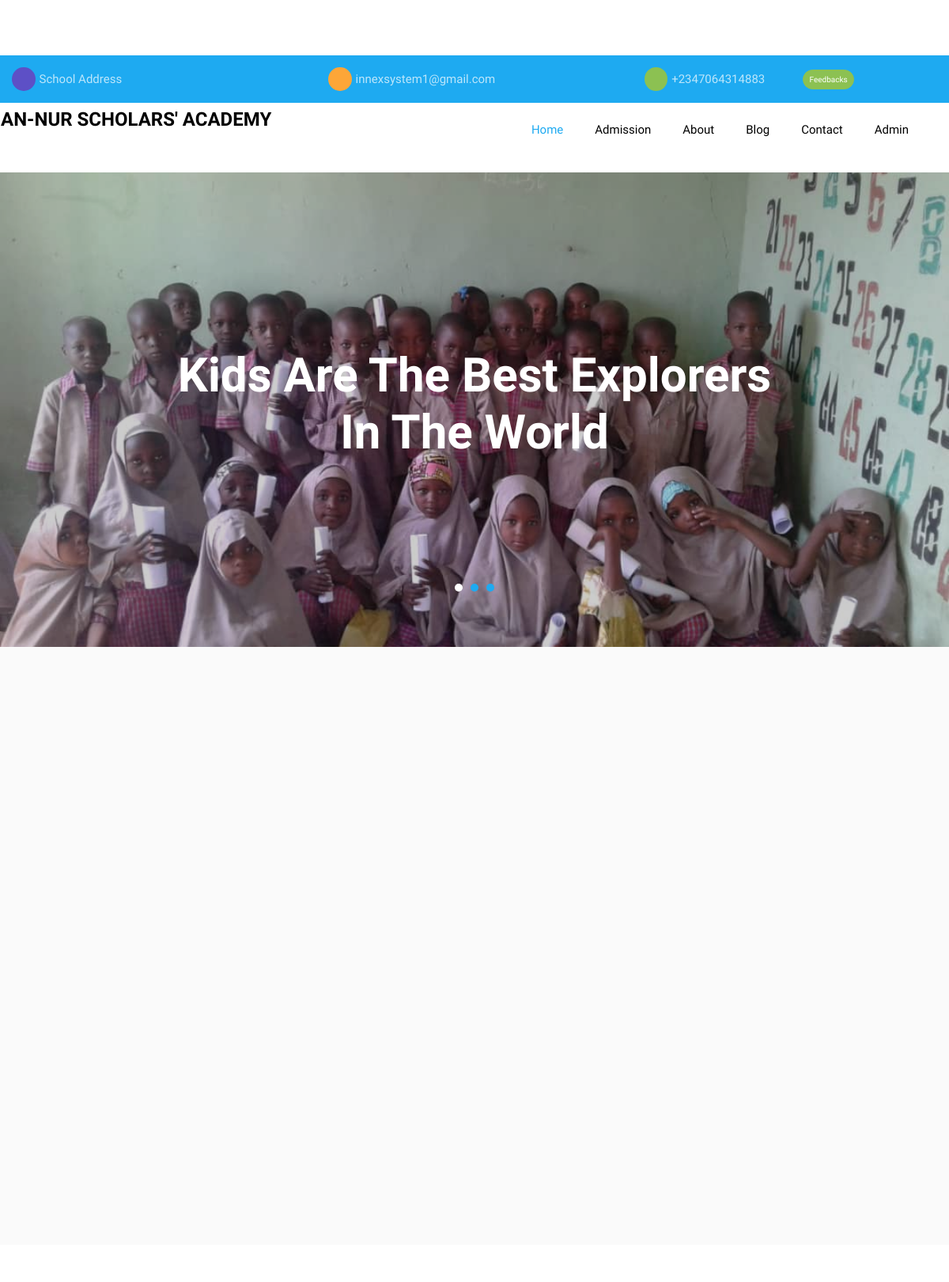
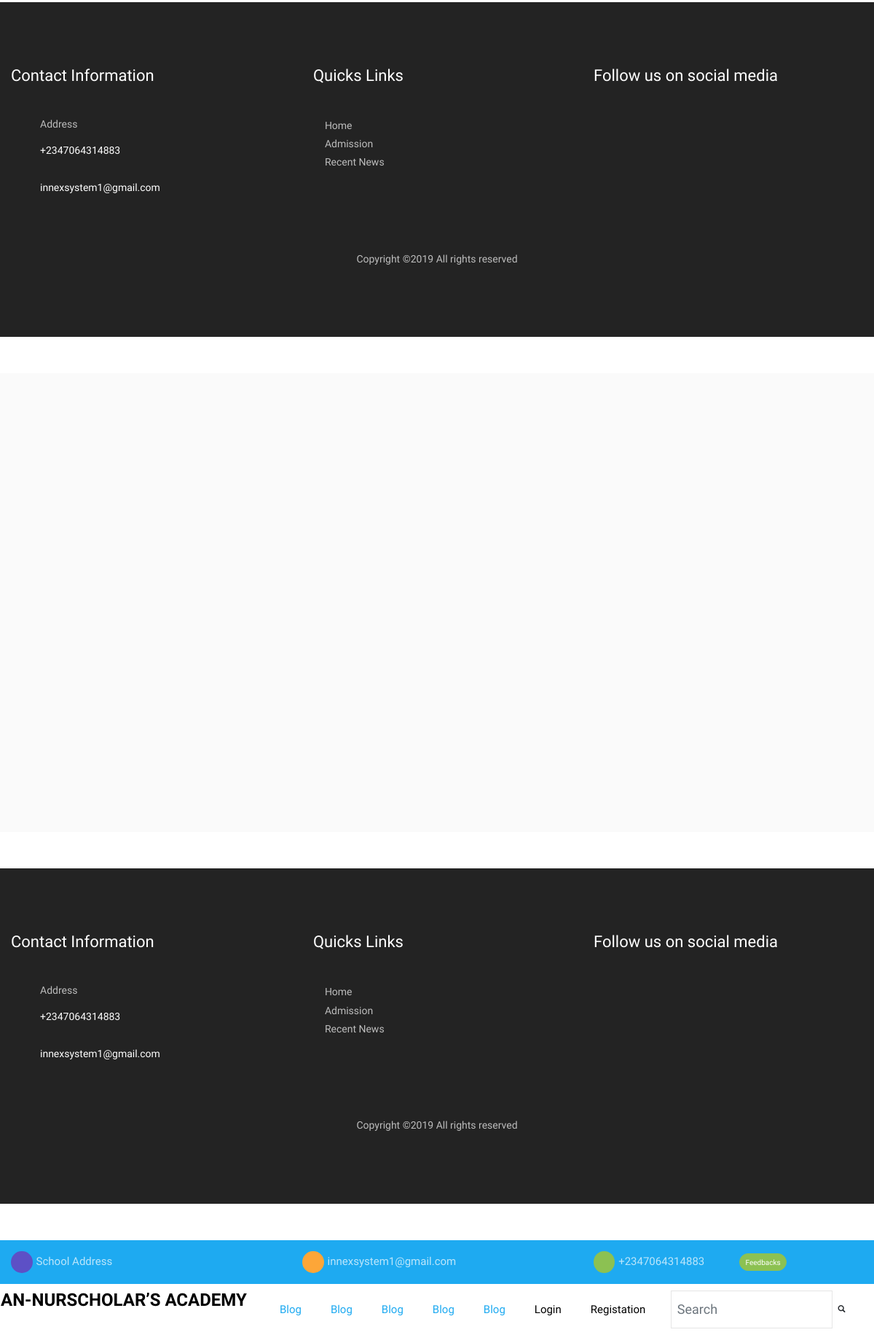
The page /template.php (upper part) on the database its author committed (2 pictures, top to bottom).
### tables this page shows
CREATE TABLE `settings` (
  `id` int(3) NOT NULL,
  `css` varchar(30) NOT NULL,
  `admin_access` varchar(30) NOT NULL,
  `site_status` varchar(30) NOT NULL,
  `url` varchar(30) NOT NULL,
  `admin_id` int(1) NOT NULL,
  `email` varchar(50) NOT NULL,
  `address` varchar(255) NOT NULL,
  `phone` varchar(20) NOT NULL,
  `fb` varchar(100) NOT NULL,
  `tw` varchar(100) NOT NULL,
  `ins` varchar(100) NOT NULL
);

CREATE TABLE `sliders` (
  `slider_id` int(11) NOT NULL,
  `slider_caption` text NOT NULL,
  `slider_date` varchar(225) NOT NULL,
  `slider_image` varchar(225) NOT NULL
);

CREATE TABLE `categories` (
  `cat_id` int(11) NOT NULL,
  `cat_title` varchar(255) NOT NULL,
  `cat_image` varchar(255) NOT NULL DEFAULT 'no_category.png'
);

### includes/db.php (called while the page is built, shortened)
<?php
$connection = mysqli_connect(DB_HOST,DB_USER,DB_PASS,DB_NAME);
$query = "SELECT * FROM settings";
$select_all_settings = mysqli_query($connection, $query);
while ($row = mysqli_fetch_assoc($select_all_settings)) {
    $siteemail = $row['email'];
    $siteaddress = $row['address'];
    $sitephone = $row['phone'];
}

### slider.php (the view)
<?php
$query = "SELECT * FROM sliders";
$select_all_slides = mysqli_query($connection, $query);
?>
<section class="home-slider owl-carousel">
    <?php
    while ($row = mysqli_fetch_assoc($select_all_slides)) {
        $slider_caption = $row['slider_caption'];
        $slider_image = $row['slider_image'];
        ?>
    <div class="slider-item" style="background-image:url(images/slider/<?php echo $slider_image; ?>);">
        <div class="overlay"></div>
        <div class="container">
            <div class="row no-gutters slider-text align-items-center justify-content-center"
                data-scrollax-parent="true">
                <div class="col-md-8 text-center ftco-animate">
                    <h1 class="mb-4"><?php echo $slider_caption; ?></span></h1>
                </div>
            </div>
        </div>
    </div>
    <?php
    }
    ?>
</section>

### includes/topbar.php (shortened to what this page needs)
<div class="py-4 bg-primary">
    <div class="container">
        <div class="row no-gutters d-flex align-items-start align-items-center px-3 px-md-0">
            <div class="col-lg-12 d-block">
                <div class="row d-flex">
                    <div class="col-md-4 pr-4 d-flex topper align-items-center">
                        <div class="icon bg-fifth mr-2 d-flex justify-content-center align-items-center"><span
                                class="icon-map"></span></div>
                        <span class="text"><?php echo $siteaddress; ?></span>
                    </div>
                    <div class="col-md-4 pr-4 d-flex topper align-items-center">
                        <div class="icon bg-secondary mr-2 d-flex justify-content-center align-items-center"><span
                                class="icon-paper-plane"></span></div>
                        <span class="text"><?php echo $siteemail; ?></span>
                    </div>
                    <div class="col-md-2 pr-2 d-flex topper align-items-center">
                        <div class="icon bg-tertiary mr-2 d-flex justify-content-center align-items-center"><span
                                class="icon-phone2"></span></div>
                        <span class="text"><?php echo $sitephone; ?></span>
                    </div>
                    <div class="col-md-2 pr-2 d-flex topper align-items-center">
                        <span class="text"><button type="button" class="btn btn-tertiary" data-toggle="modal"
                                data-target="#exampleModal">Feedbacks</button></span>
                    </div>
                </div>
            </div>
        </div>
    </div>
</div>

### includes/footer.php (shortened to what this page needs)
<footer class="ftco-footer ftco-bg-dark ftco-section">
    <div class="container">
        <div class="row mb-5">
            <div class="col-sm-6 col-md-4">
                <div class="ftco-footer-widget mb-5">
                    <h2 class="ftco-heading-2">Contact Information</h2>
                    <div class="block-23 mb-3">
                        <ul>
                            <li><span class="icon icon-map-marker"></span><span class="text">Address</span></li>
                            <li><a href="#"><span class="icon icon-phone"></span><span
                                        class="text"><?php echo $sitephone; ?></span></a></li>
                            <li><a href="#"><span class="icon icon-envelope"></span><span
                                        class="text"><?php echo $siteemail; ?></span></a></li>
                        </ul>
                    </div>
                </div>
            </div>
            <div class="col-sm-6 col-md-4">
                <div class="ftco-footer-widget mb-5 ml-md-4">
                    <h2 class="ftco-heading-2">Quicks Links</h2>
                    <ul class="list-unstyled">
                        <li><a href="index.php"><span class="ion-ios-arrow-round-forward mr-2"></span>Home</a></li>
                        <li><a href="admission.php"><span class="ion-ios-arrow-round-forward mr-2"></span>Admission</a>
                        </li>
                        <li><a href="blog.php"><span class="ion-ios-arrow-round-forward mr-2"></span>Recent News</a>
                        </li>
                    </ul>
                </div>
            </div>
            <div class="col-sm-6 col-md-3">
                <div class="ftco-footer-widget mb-5">
                    <h2 class="ftco-heading-2 mb-0">Follow us on social media</h2>
                    <ul class="ftco-footer-social list-unstyled float-md-left float-lft mt-3">
                    </ul>
                </div>
            </div>
        </div>
    </div>
    <div class="row">
        <div class="col-md-12 text-center">
            <p>
                Copyright &copy; All rights reserved </a>
            </p>
        </div>
    </div>
</footer>
</body>
</html>

### includes/navigation.php (shortened to what this page needs)
<?php include('topbar.php'); ?>
<nav class="navbar navbar-expand-lg navbar-dark bg-dark ftco_navbar ftco-navbar-light" role="navigation">
    <div class="container  d-flex align-items-center">
        <a class="navbar-brand" href="index.php">AN-NURSCHOLAR’S ACADEMY</a>
        <div class="collapse navbar-collapse" id="ftco-nav"">
            <ul class=" navbar-nav ml-auto">
            <?php
            $query = "SELECT * FROM categories ORDER BY cat_id DESC LIMIT 5";
            $select_all_categories_query = mysqli_query($connection, $query);
            while ($row = mysqli_fetch_assoc($select_all_categories_query)) {
                echo "<li class='nav-item active'><a href='blog.php' class='nav-link'>Blog</a></li>";
            }
            $login_class = '';
            $reg_class = '';
            ?>
            <?php
            if (isset($_SESSION['user_role'])) {
                $user_role = $_SESSION['user_role'];
                if ($user_role == 'admin') {
                    echo "<li class='nav-item' ><a href='admin/index.php' class='nav-link'>Admin Panel</a></li>";
                } elseif (isset($_SESSION['user_role'])) {
                    $user_role = $_SESSION['user_role'];
                    if ($user_role == 'subscriber') {
                        echo "<li class='nav-item'><a href='users/index.php' class='nav-link'>User Panel</a></li>";
                    }
                }
            } else {
                echo "<li class='nav-item $login_class'><a href='login.php' class='nav-link'>Login</a></li>";
                echo "<li class='nav-item $reg_class'><a href='registration.php' class='nav-link'>Registation</a></li>";
            }
            ?>
            </ul>
            <form class="navbar-form navbar-right" action="search.php" method="post">
                <div class="input-group">
                    <input type="text" class="form-control" name="search" placeholder="Search">
                    <div class="input-group-btn">
                        <button class="btn btn-default" type="submit" name="search_submit">
                            <i class="glyphicon glyphicon-search"></i>
                        </button>
                    </div>
                </div>
            </form>
        </div>
    </div>
</nav>

### css/icomoon.css (style rules this page uses)
[class^="icon-"], [class*=" icon-"] { font-family: 'icomoon' !important; speak: none; font-style: normal; font-weight: normal; font-variant: normal; text-transform: none; line-height: 1; -webkit-font-smoothing: antialiased; -moz-osx-font-smoothing: grayscale; }
.icon-map-marker:before { content: "\f041"; }
.icon-phone:before { content: "\f095"; }
.icon-envelope:before { content: "\f0e0"; }
.icon-paper-plane:before { content: "\f1d8"; }
.icon-map:before { content: "\f279"; }
.icon-phone2:before { content: "\e0cd"; }

### css/blog-home.css (style rules this page uses)
body { padding-top: 70px; }
footer { margin: 50px 0; }

### rows shown on the page
settings: address "School Address School Address", email "innexsystem1@gmail.com innexsystem1@gmail.com", phone "+2347064314883 +2347064314883"
sliders: slider_image (picture), slider_caption "Kids Are The Best Explorers In The World"
